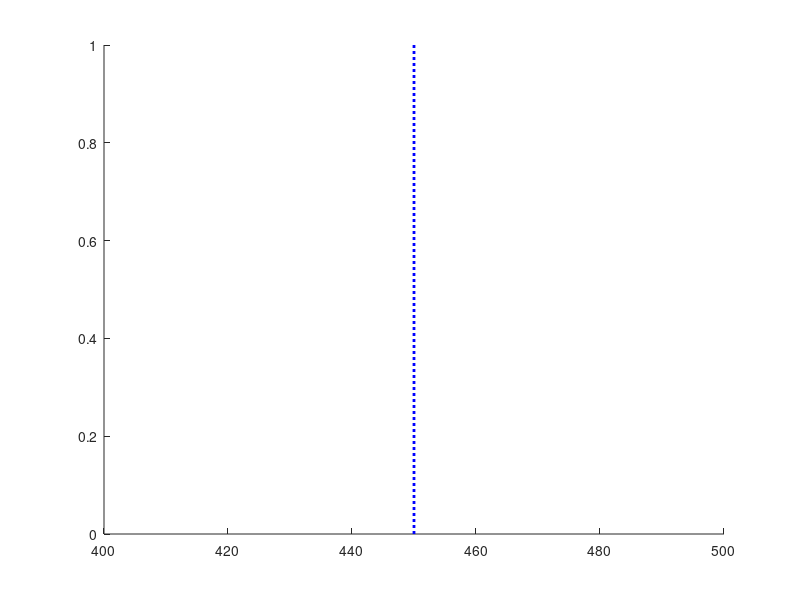

Source code (MATLAB): (Note: this script raises an error after producing the figure.)

function myh = add_AP_vertical_lines


    % ADd vertical lines fr AP pulse
    axis_counter=0;
    shift = 25*8;          % Shift of 0 corresponds to pulse_num = 12. shift of 25*-8 is pulse_num=4. Etc.
    hold on; myh = plot([250,250]+shift,[min(ylim),max(ylim)],'b:','LineWidth',2); uistack(myh,'bottom');
    hold on; myh = plot([275,275]+shift,[min(ylim),max(ylim)],'b:','LineWidth',2); uistack(myh,'bottom');
    hold on; myh = plot([286,286]+shift,[min(ylim),max(ylim)],'r:','LineWidth',2); uistack(myh,'bottom');
    hold on; myh = plot([300,300]+shift,[min(ylim),max(ylim)],'b:','LineWidth',2); uistack(myh,'bottom');
    hold on; myh = plot([325,325]+shift,[min(ylim),max(ylim)],'b:','LineWidth',2); uistack(myh,'bottom');
    
     

end